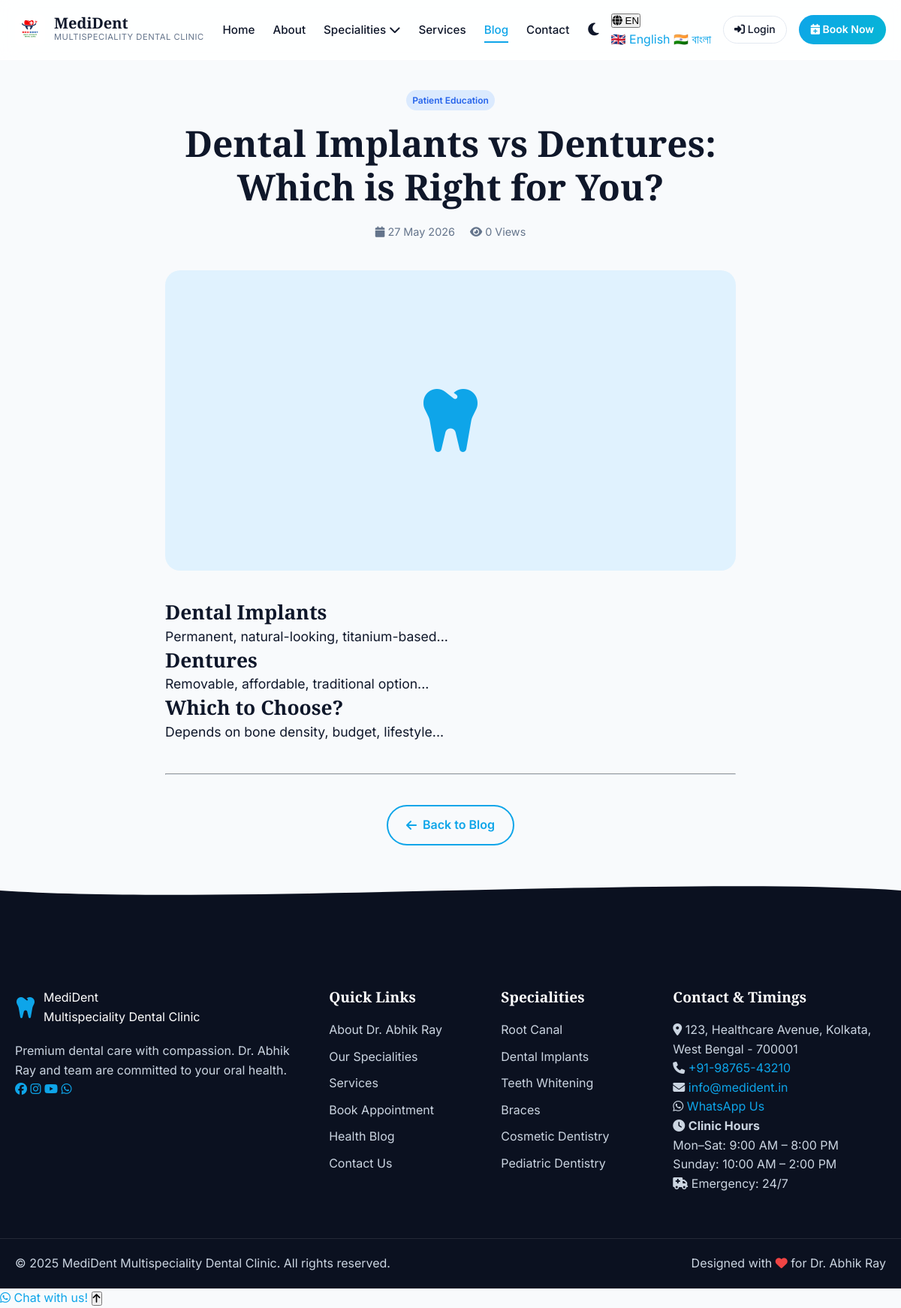
/blog/implants-vs-dentures, run on the app's committed database.
### models.py (models this page shows)
class BlogPost(db.Model):
    __tablename__ = 'blog_posts'
    id = db.Column(db.Integer, primary_key=True)
    title = db.Column(db.String(200), nullable=False)
    slug = db.Column(db.String(200), unique=True, nullable=False)
    excerpt = db.Column(db.Text)
    content = db.Column(db.Text, nullable=False)
    category = db.Column(db.String(100))
    tags = db.Column(db.String(200))
    author_id = db.Column(db.Integer, db.ForeignKey('users.id'))
    views = db.Column(db.Integer, default=0)
    is_published = db.Column(db.Boolean, default=False)
    published_at = db.Column(db.DateTime)
    created_at = db.Column(db.DateTime, default=datetime.utcnow)
    updated_at = db.Column(db.DateTime, default=datetime.utcnow, onupdate=datetime.utcnow)

### routes/public.py (the view)
@public_bp.route('/blog/<slug>')
def blog_post(slug):
    post = BlogPost.query.filter_by(slug=slug, is_published=True).first_or_404()
    post.views += 1
    db.session.commit()
    related = BlogPost.query.filter_by(category=post.category, is_published=True).filter(BlogPost.id != post.id).limit(3).all()
    return render_template('blog_post.html', post=post, related=related)

### templates/blog_post.html (shortened to what this page needs)
{% extends "base.html" %}
{% block content %}
<section class="section" style="padding-top: 120px;">
    <div class="container" style="max-width: 800px;">
        <div style="margin-bottom: 40px; text-align: center;">
            <span class="badge badge-completed" style="margin-bottom: 15px; display: inline-block;">{{ post.category }}</span>
            <h1 style="font-size: 3rem; margin-bottom: 20px;">{{ post.title }}</h1>
            <div style="display: flex; justify-content: center; gap: 20px; color: var(--text-muted); font-size: 0.9rem;">
                <span><i class="fas fa-calendar"></i> {{ post.published_at.strftime('%d %b %Y') if post.published_at else '' }}</span>
                <span><i class="fas fa-eye"></i> {{ post.views }} Views</span>
            </div>
        </div>
        <div style="height: 400px; background: var(--primary-light); color: var(--primary); display: flex; align-items: center; justify-content: center; font-size: 6rem; border-radius: var(--radius-lg); margin-bottom: 40px;">
            <i class="fas fa-tooth"></i>
        </div>
        <div style="font-size: 1.1rem; line-height: 1.8; color: var(--text-main);">
            {{ post.content | safe }}
        </div>
        <hr style="border-color: var(--border-color); margin: 40px 0;">
        <div style="text-align: center;">
            <a href="{{ url_for('public.blog') }}" class="btn btn-outline"><i class="fas fa-arrow-left"></i> Back to Blog</a>
        </div>
    </div>
</section>
{% endblock %}

### static/css/main.css (style rules this page uses)
:root { --primary: #0EA5E9; --primary-dark: #0284C7; --primary-light: #E0F2FE; --secondary: #06B6D4; --accent: #38BDF8; --dark: #0F172A; --darker: #0B1120; --light: #F8FAFC; --white: #FFFFFF; --gray: #64748B; --gray-light: #CBD5E1; --gray-dark: #334155; --success: #10B981; --warning: #F59E0B; --danger: #EF4444; --info: #3B82F6; --bg-color: var(--light); --surface-color: var(--white); --text-main: var(--dark); --text-muted: var(--gray); --border-color: #E2E8F0; --shadow-sm: 0 1px 3px rgba(0,0,0,0.1); --shadow-md: 0 4px 6px -1px rgba(0,0,0,0.1); --shadow-lg: 0 10px 15px -3px rgba(0,0,0,0.1); --shadow-glow: 0 0 20px rgba(14, 165, 233, 0.3); --glass-bg: rgba(255, 255, 255, 0.85); --glass-border: rgba(255, 255, 255, 0.4); --font-sans: 'Inter', system-ui, sans-serif; --font-serif: 'Playfair Display', serif; --nav-height: 80px; --container-width: 1200px; --radius-sm: 8px; --radius-md: 12px; --radius-lg: 20px; --radius-full: 9999px; --trans-fast: 0.2s ease; --trans-normal: 0.3s ease; --trans-slow: 0.5s ease; }
* { margin: 0; padding: 0; box-sizing: border-box; }
body { font-family: var(--font-sans); background-color: var(--bg-color); color: var(--text-main); line-height: 1.6; transition: background-color var(--trans-normal), color var(--trans-normal); overflow-x: hidden; }
h1, h2, h3, h4, h5, h6 { font-family: var(--font-serif); font-weight: 700; line-height: 1.2; color: var(--text-main); }
a { text-decoration: none; color: var(--primary); transition: color var(--trans-fast); }
.container { max-width: var(--container-width); margin: 0 auto; padding: 0 20px; }
.section { padding: 80px 0; }
.btn { display: inline-flex; align-items: center; justify-content: center; gap: 8px; padding: 12px 24px; border-radius: var(--radius-full); font-weight: 600; font-size: 1rem; cursor: pointer; transition: all var(--trans-normal); border: none; text-decoration: none; }
.btn-outline { background: transparent; border: 2px solid var(--primary); color: var(--primary); }

### static/css/forms.css (style rules this page uses)
.badge { padding: 4px 8px; border-radius: var(--radius-full); font-size: 0.75rem; font-weight: 600; }
.badge-completed { background: #DBEAFE; color: #2563EB; }

### data on the page
BlogPost: category "Patient Education", title "Dental Implants vs Dentures: Which is Right for You?", published_at "27 May 2026", views "0", content "Dental Implants Permanent, natural-looking, titanium-based... Dentures Removable, affordable, traditional option... Which to Choose? Depends on bone density, budget, lifestyle..."

### other printed values
{{ CLINIC_ADDRESS }} "123, Healthcare Avenue, Kolkata, West Bengal - 700001"
{{ CLINIC_PHONE }} "+91-98765-43210"
{{ CLINIC_EMAIL }} "info@medident.in"
{{ now.year if now else 2025 }} "2025"
